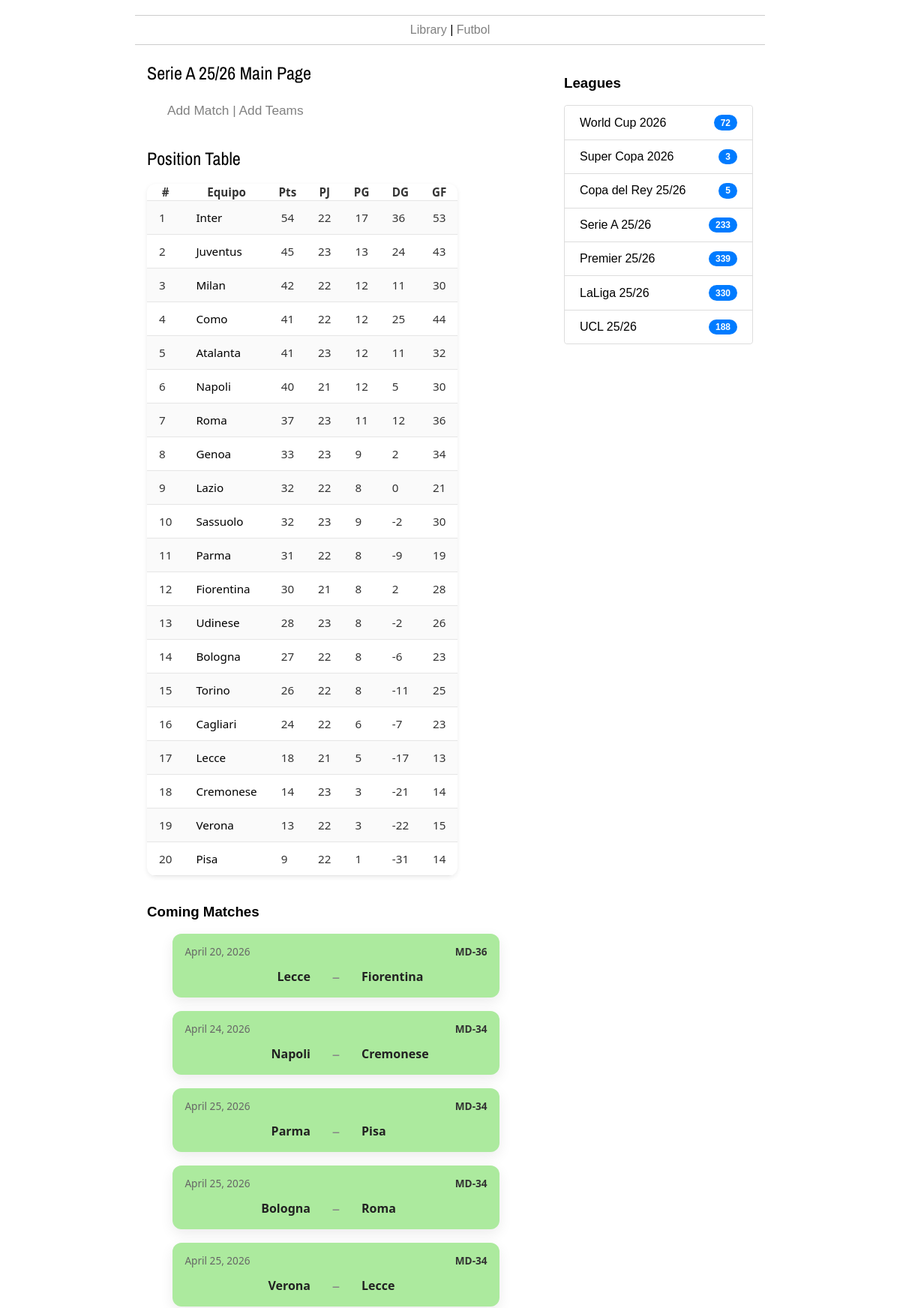
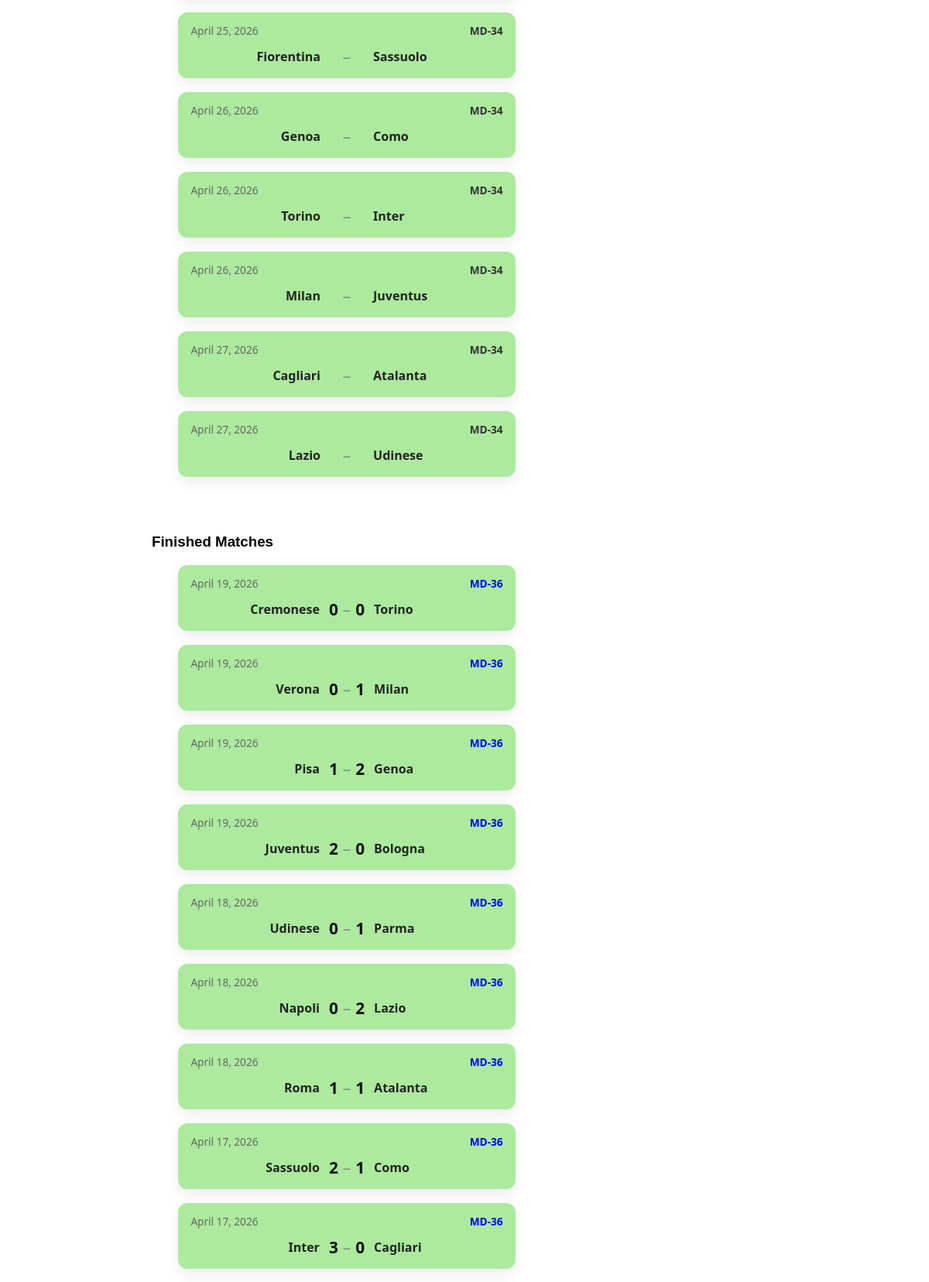
Page /liga/4 (upper part) on the committed database (2 pictures, top to bottom).
### thetimes/models.py (models this page shows, shortened)
class Torneo(models.Model):
    nombre = models.CharField(max_length=256)
    region = models.CharField(max_length=200)
    @property
    def npartidos(self):
        con = Partido.objects.filter(torneo=self).count()
        return con

class Partido(models.Model):
    fecha = models.DateField()
    torneo = models.ForeignKey(Torneo, on_delete=models.CASCADE)
    local = models.ForeignKey(Equipo, on_delete=models.CASCADE, related_name='local')
    visita = models.ForeignKey(Equipo, on_delete=models.CASCADE, related_name='visita')
    fase = models.CharField(max_length=200,default='MD')
    goles_local = models.IntegerField()
    goles_visita = models.IntegerField()
    rondap_local = models.IntegerField()
    rondap_visita = models.IntegerField()
    terminado = models.BooleanField()

class Equipo(models.Model):
    nombre = models.CharField(max_length=250)
    nombre_corto = models.CharField(max_length=15)
    pais = models.CharField(max_length=200)

### thetimes/views.py (the view)
# urls.py: path('liga/<liga>', views.liga, name='liga'),
def liga(request,liga):
	ligas = Torneo.objects.all().order_by('-id')
	this_liga = Torneo.objects.get(pk=int(liga))
	cats = sorted(Category.objects.exclude(id=14),key=lambda t: t.nitems, reverse=True)
	pp = Partido.objects.filter(torneo=this_liga, terminado=False).order_by('fecha','id')
	pt = Partido.objects.filter(torneo=this_liga, terminado=True).filter(Q(fase__contains='MD-') | Q(fase__contains='Group')).order_by('-fecha','id')[0:30]
	pe = Partido.objects.filter(torneo=this_liga, terminado=True).exclude(Q(fase__contains='MD-') | Q(fase__contains='Group')).order_by('-fecha','id')
	tabla = None
	if pt:
		tabla = Partido.objects.raw(f"select * from posiciones where id={this_liga.id} order by pts desc, DG desc, GF desc, PJ desc")
	return render(request,'liga.html',{'cats':cats,'this_liga':this_liga,'pe':pe,'pp':pp,'pt':pt,'ligas':ligas,'tabla':tabla})

### thetimes/models.py (called while the page is built)
    @property
    def nitems(self):
        n_w = Item.objects.filter(tipo = self).count()
        return n_w

### thetimes/templates/liga.html (shortened to what this page needs)
{% extends 'base_times.html' %}
{% load static %}
{% block izquierda %}
<h2>{{this_liga.nombre}} Main Page</h2>
<p><span class="detalles"><a href="{% url 'addMatch' this_liga.id %}"  style="text-decoration:none; color:grey;">Add Match</a> | <a href="{% url 'addTeams' this_liga.id %}"  style="text-decoration:none; color:grey;">Add Teams</a></span></p>
{% if tabla %}
<br>
<h2>Position Table</h2><br>
  <table>
    <tr>
      <th>#</th>
      <th>Equipo</th>
      <th>Pts</th>
      <th>PJ</th>
      <th>PG</th>
      <th>DG</th>
      <th>GF</th>
    </tr>
    {% for t in tabla %}
  <tr>
    <td>{{ forloop.counter }}</td>
    <td><a href="{% url 'ligaEquipo' this_liga.id t.equipo_id %}" style="text-decoration: none; color: black;">{{t.Equipo}}</a></td>
    <td>{{t.Pts}}</td>
    <td>{{t.PJ}}</td>
    <td>{{t.PG}}</td>
    <td>{{t.DG}}</td>
    <td>{{t.GF}}</td>
  </tr>
  {% endfor %}
  </table><br>
{% endif %}
{% if pp %}
  <h3>Coming Matches</h3>
  {% for p in pp %}
        <div class="match-card">
          <div class="match-meta">
            <span class="match-date">{{p.fecha}}</span>
            <span class="match-league"> {{p.fase}}</span>
          </div>
          <a href="{% url 'partido' p.id %}" style="text-decoration:none;">
          <div class="match-body">
            <div class="team home">
              <span class="team-name">{{p.local.nombre}}</span>
            </div>
            <div class="score">
              <span class="goals">&nbsp;&nbsp;</span>
              <span class="divider">–</span>
              <span class="goals">&nbsp;&nbsp;</span>
            </div>
            <div class="team away">
              <span class="team-name">{{p.visita.nombre}}</span>
            </div>
          </div></a>
        </div>
        <br>
  {% endfor %}
{% endif %}
{% if pt %}
<br><br>
  <h3>Finished Matches</h3>
  {% for p in pt %}
        <div class="match-card">
          <div class="match-meta">
            <span class="match-date">{{p.fecha}}</span>
            <span class="match-league"><a href="{% url 'ligaFase' this_liga.id p.fase %}" style="text-decoration:none; color:blue;">{{p.fase}}</a></span>
          </div>
          <a href="{% url 'partido' p.id %}" style="text-decoration:none;">
          <div class="match-body">
            <div class="team home">
              <span class="team-name">{{p.local.nombre}}</span>
            </div>
            <div class="score">
              <span class="goals">{{p.goles_local}}{% if p.rondap_local %}&nbsp;({{p.rondap_local}}{% endif %}</span>
              <span class="divider">–</span>
              <span class="goals">{% if p.rondap_visita%}{{p.rondap_visita}})&nbsp;{% endif %}{{p.goles_visita}}</span>
            </div>
            <div class="team away">
              <span class="team-name">{{p.visita.nombre}}</span>
            </div>
          </div></a>
        </div>
        <br>
  {% endfor %}
{% endif %}
{% endblock %}
{% block derecha %}
<h3>Leagues</h3>
<ul class="list-group">
    {% for c in ligas %}
        <li class="list-group-item"><a href="{% url 'liga' c.id %}" style="text-decoration:none; color:black;">{{c.nombre}}</a> <span class="badge badge-pill">{{c.npartidos}}</span></li>
    {% endfor %}
</ul>
{% endblock %}

### rows in the picture
Torneo: nombre "Serie A 25/26", npartidos "233"
Partido: fecha "April 20, 2026", fase "MD-36", local.nombre "Lecce", visita.nombre "Fiorentina"
Partido: fecha "April 24, 2026", fase "MD-34", local.nombre "Napoli", visita.nombre "Cremonese"
Partido: fecha "April 25, 2026", fase "MD-34", local.nombre "Parma", visita.nombre "Pisa"
Partido: fecha "April 25, 2026", fase "MD-34", local.nombre "Bologna", visita.nombre "Roma"
Partido: fecha "April 25, 2026", fase "MD-34", local.nombre "Verona", visita.nombre "Lecce"
Partido: fecha "April 25, 2026", fase "MD-34", local.nombre "Fiorentina", visita.nombre "Sassuolo"
Partido: fecha "April 26, 2026", fase "MD-34", local.nombre "Genoa", visita.nombre "Como"
Partido: fecha "April 26, 2026", fase "MD-34", local.nombre "Torino", visita.nombre "Inter"
Partido: fecha "April 26, 2026", fase "MD-34", local.nombre "Milan", visita.nombre "Juventus"
Partido: fecha "April 27, 2026", fase "MD-34", local.nombre "Cagliari", visita.nombre "Atalanta"
Partido: fecha "April 27, 2026", fase "MD-34", local.nombre "Lazio", visita.nombre "Udinese"
Partido: fecha "April 19, 2026", fase "MD-36", local.nombre "Cremonese", goles_local "0", goles_visita "0", visita.nombre "Torino"
Partido: fecha "April 19, 2026", fase "MD-36", local.nombre "Verona", goles_local "0", goles_visita "1", visita.nombre "Milan"
Partido: fecha "April 19, 2026", fase "MD-36", local.nombre "Pisa", goles_local "1", goles_visita "2", visita.nombre "Genoa"
Partido: fecha "April 19, 2026", fase "MD-36", local.nombre "Juventus", goles_local "2", goles_visita "0", visita.nombre "Bologna"
Partido: fecha "April 18, 2026", fase "MD-36", local.nombre "Udinese", goles_local "0", goles_visita "1", visita.nombre "Parma"
Partido: fecha "April 18, 2026", fase "MD-36", local.nombre "Napoli", goles_local "0", goles_visita "2", visita.nombre "Lazio"
Partido: fecha "April 18, 2026", fase "MD-36", local.nombre "Roma", goles_local "1", goles_visita "1", visita.nombre "Atalanta"
Partido: fecha "April 17, 2026", fase "MD-36", local.nombre "Sassuolo", goles_local "2", goles_visita "1", visita.nombre "Como"
Partido: fecha "April 17, 2026", fase "MD-36", local.nombre "Inter", goles_local "3", goles_visita "0", visita.nombre "Cagliari"
Torneo: nombre "World Cup 2026", npartidos "72"
Torneo: nombre "Super Copa 2026", npartidos "3"
Torneo: nombre "Copa del Rey 25/26", npartidos "5"
Torneo: nombre "Premier 25/26", npartidos "339"
Torneo: nombre "LaLiga 25/26", npartidos "330"
Torneo: nombre "UCL 25/26", npartidos "188"
